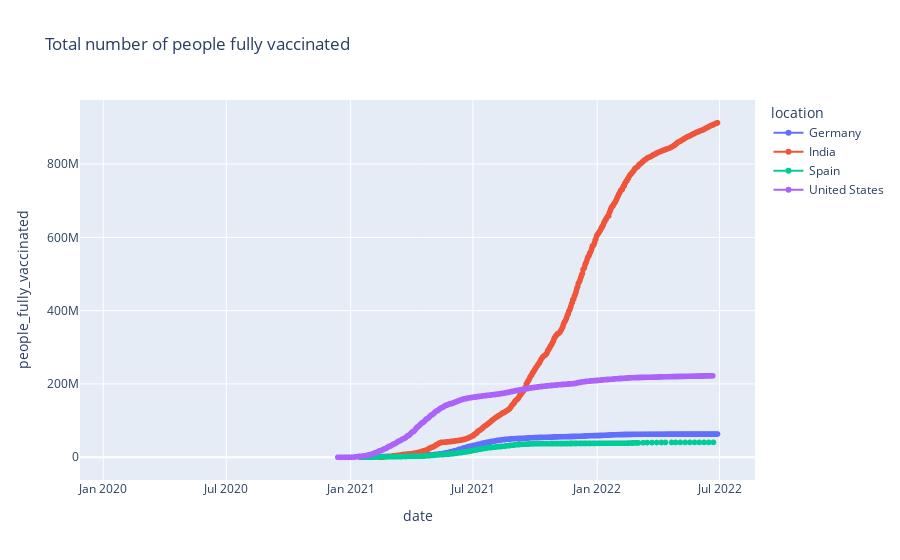

Source (notebook cell):
### Code cell
fig = px.line(df_final_data, x="date", y="people_fully_vaccinated", color ='location', title='Total number of people fully vaccinated',markers=True)
fig.show()

### Figure 1 — Plotly figure (JSON) as saved in the notebook; plotly's stock layout.template omitted (floating-point values rounded to 4 significant figures; data arrays with more than 128 entries replaced by an {"elided": "..."} marker saying what was removed)
{"data": [{"hovertemplate": "location=Germany<br>date=%{x}<br>people_fully_vaccinated=%{y}<extra></extra>", "legendgroup": "Germany", "line": {"color": "#636efa", "dash": "solid"}, "marker": {"symbol": "circle"}, "mode": "lines+markers", "name": "Germany", "showlegend": true, "type": "scattergl", "x": {"elided": "884 str values"}, "xaxis": "x", "y": {"elided": "884 int values"}, "yaxis": "y"}, {"hovertemplate": "location=India<br>date=%{x}<br>people_fully_vaccinated=%{y}<extra></extra>", "legendgroup": "India", "line": {"color": "#EF553B", "dash": "solid"}, "marker": {"symbol": "circle"}, "mode": "lines+markers", "name": "India", "showlegend": true, "type": "scattergl", "x": {"elided": "881 str values"}, "xaxis": "x", "y": {"elided": "881 int values"}, "yaxis": "y"}, {"hovertemplate": "location=Spain<br>date=%{x}<br>people_fully_vaccinated=%{y}<extra></extra>", "legendgroup": "Spain", "line": {"color": "#00cc96", "dash": "solid"}, "marker": {"symbol": "circle"}, "mode": "lines+markers", "name": "Spain", "showlegend": true, "type": "scattergl", "x": {"elided": "879 str values"}, "xaxis": "x", "y": {"elided": "879 int values"}, "yaxis": "y"}, {"hovertemplate": "location=United States<br>date=%{x}<br>people_fully_vaccinated=%{y}<extra></extra>", "legendgroup": "United States", "line": {"color": "#ab63fa", "dash": "solid"}, "marker": {"symbol": "circle"}, "mode": "lines+markers", "name": "United States", "showlegend": true, "type": "scattergl", "x": {"elided": "889 str values"}, "xaxis": "x", "y": {"elided": "889 int values"}, "yaxis": "y"}], "layout": {"legend": {"title": {"text": "location"}, "tracegroupgap": 0}, "title": {"text": "Total number of people fully vaccinated"}, "xaxis": {"anchor": "y", "domain": [0, 1], "title": {"text": "date"}}, "yaxis": {"anchor": "x", "domain": [0, 1], "title": {"text": "people_fully_vaccinated"}}}}
